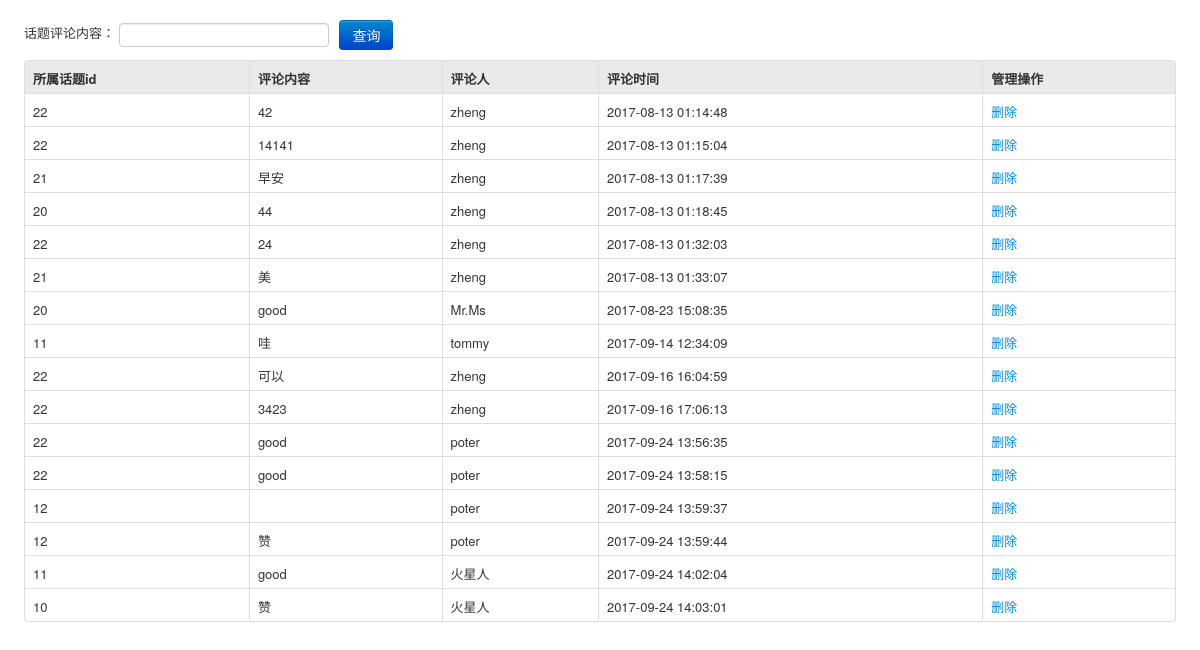
/admin/Comments/index.php, run on the app's committed database.
### tables this page shows
CREATE TABLE IF NOT EXISTS `topic_commnet` (
  `id` int(10) NOT NULL AUTO_INCREMENT,
  `comments` varchar(255) NOT NULL,
  `user_id` int(10) NOT NULL,
  `topic_id` int(10) NOT NULL,
  `created_at` datetime NOT NULL,
  PRIMARY KEY (`id`),
  KEY `comment_user_id` (`user_id`),
  KEY `comment_topic_id` (`topic_id`)
);

CREATE TABLE IF NOT EXISTS `personal_info` (
  `id` int(10) NOT NULL AUTO_INCREMENT,
  `name` varchar(255) NOT NULL,
  `password_digest` char(40) NOT NULL,
  `head_img` varchar(255) NOT NULL DEFAULT '../assets/img/default.jpg',
  `sex` char(4) NOT NULL DEFAULT '男',
  `hometown_city` varchar(40) NOT NULL DEFAULT '汕头',
  `hometown_province` varchar(40) NOT NULL DEFAULT '潮汕',
  `email` varchar(255) NOT NULL,
  `personal_write` varchar(255) DEFAULT NULL,
  `created_at` datetime NOT NULL,
  `updated_at` datetime NOT NULL,
  PRIMARY KEY (`id`)
);

### admin/models/admin.php (called while the page is built, shortened)
<?php
function getUserName($dbc,$user_id){
  $q="select name from personal_info where id='$user_id'";
  $r=$dbc->query($q);
  $userName=$r->fetchColumn(0);
  return $userName;
}
function sel_topic_comments($dbc){
  $q="select * from topic_commnet";
  $res=$dbc->query($q);
  return $res;
}
 ?>

### admin/Comments/index.php (the view, shortened to what this page needs)
<?php
require '../../mysql_connect.php';
require '../models/admin.php';
 ?>
<!DOCTYPE html>
<html>
<head>
    <link rel="stylesheet" type="text/css" href="../Css/bootstrap.css" />
    <link rel="stylesheet" type="text/css" href="../Css/bootstrap-responsive.css" />
    <link rel="stylesheet" type="text/css" href="../Css/style.css" />
</head>
<body>
<form class="form-inline definewidth m20" action="index.php" method="post">
    话题评论内容：
    <input type="text" name="comments" id="rolename" class="abc input-default" placeholder="" value="">&nbsp;&nbsp;
    <button type="submit" class="btn btn-primary">查询</button>
</form>
<table class="table table-bordered table-hover definewidth m10" >
    <thead>
    <tr>
        <th>所属话题id</th>
        <th>评论内容</th>
        <th>评论人</th>
        <th>评论时间</th>
        <th>管理操作</th>
    </tr>
    </thead>
<?php  if ($_SERVER['REQUEST_METHOD'] == 'POST') {
                    $comments=$_POST['comments'];
                    if(!empty($comments)){
                        $topic_comments_search_res=topic_comments_search($dbc,$comments);foreach($topic_comments_search_res as $topic_comments_search_row){?>
                        <tr>
            <td><?php echo $topic_comments_search_row['topic_id']; ?></td>
            <td><?php echo $topic_comments_search_row['comments']; ?></td>
            <td><?php echo getUserName($dbc,$topic_comments_search_row['user_id']); ?></td>
            <td><?php echo $topic_comments_search_row['created_at']; ?></td>
            <td>
                <a href="index.php?action=del&comments_id=<?php echo $topic_comments_search_row['id'];  ?>" >删除</a>
            </td>
        </tr>
         <?php } ?>
</table>
                   <?php }
                }else{
     ?>
     <?php  $res=sel_topic_comments($dbc); foreach($res as $row){ ?>
         <tr>
            <td><?php echo $row['topic_id']; ?></td>
            <td><?php echo $row['comments']; ?></td>
            <td><?php echo getUserName($dbc,$row['user_id']); ?></td>
            <td><?php echo $row['created_at']; ?></td>
            <td>
                <a href="index.php?action=del&comments_id=<?php echo $row['id'];  ?>" >删除</a>
            </td>
        </tr>
         <?php } ?>
</table>
<?php } ?>
</body>
</html>

### admin/Css/style.css (style rules this page uses)
body { font-size: 13px; }
select, textarea, input[type="text"], input[type="password"], input[type="datetime"], input[type="datetime-local"], input[type="date"], input[type="month"], input[type="time"], input[type="week"], input[type="number"], input[type="email"], input[type="url"], input[type="search"], input[type="tel"], input[type="color"], .uneditable-input { padding: 1px; }
form { margin: 0 0 5px; }
.table td, .table th { padding-top: 8px; padding-bottom: 4px; line-height:20ppx; }
.table th { background-color:#eaeaea; }
.definewidth { width:96%; margin:auto; }
.m10 { margin-top:10px; }
.m20 { padding-top:20px; }

### admin/Comments/index.php (style rules this page uses)
body { padding-bottom: 40px; }

### data on the page
topic_commnet: topic "22", comments "42", user.name "zheng", created_at "2017-08-13 01:14:48"
topic_commnet: topic "22", comments "14141", user.name "zheng", created_at "2017-08-13 01:15:04"
topic_commnet: topic "21", comments "早安", user.name "zheng", created_at "2017-08-13 01:17:39"
topic_commnet: topic "20", comments "44", user.name "zheng", created_at "2017-08-13 01:18:45"
topic_commnet: topic "22", comments "24", user.name "zheng", created_at "2017-08-13 01:32:03"
topic_commnet: topic "21", comments "美", user.name "zheng", created_at "2017-08-13 01:33:07"
topic_commnet: topic "20", comments "good", user.name "Mr.Ms", created_at "2017-08-23 15:08:35"
topic_commnet: topic "11", comments "哇", user.name "tommy", created_at "2017-09-14 12:34:09"
topic_commnet: topic "22", comments "可以", user.name "zheng", created_at "2017-09-16 16:04:59"
topic_commnet: topic "22", comments "3423", user.name "zheng", created_at "2017-09-16 17:06:13"
topic_commnet: topic "22", comments "good", user.name "poter", created_at "2017-09-24 13:56:35"
topic_commnet: topic "22", comments "good", user.name "poter", created_at "2017-09-24 13:58:15"
topic_commnet: topic "12", user.name "poter", created_at "2017-09-24 13:59:37"
topic_commnet: topic "12", comments "赞", user.name "poter", created_at "2017-09-24 13:59:44"
topic_commnet: topic "11", comments "good", user.name "火星人", created_at "2017-09-24 14:02:04"
topic_commnet: topic "10", comments "赞", user.name "火星人", created_at "2017-09-24 14:03:01"
